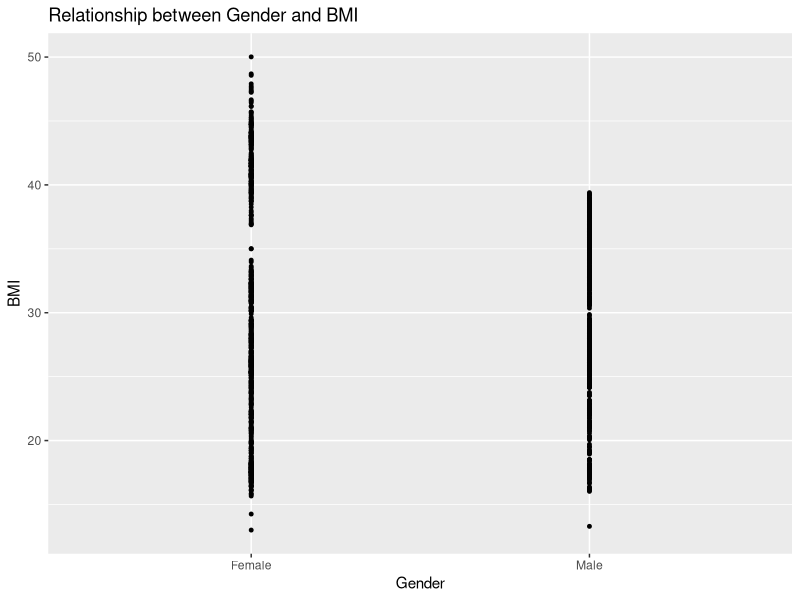
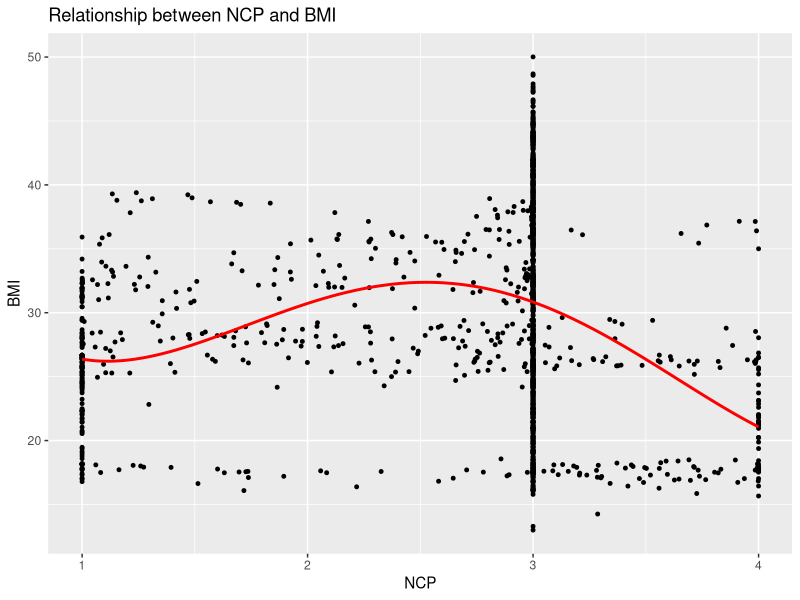
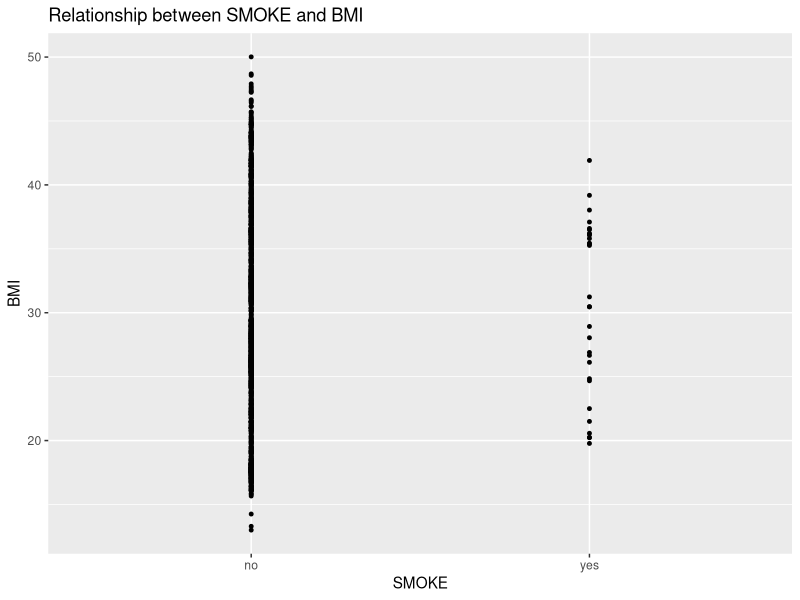
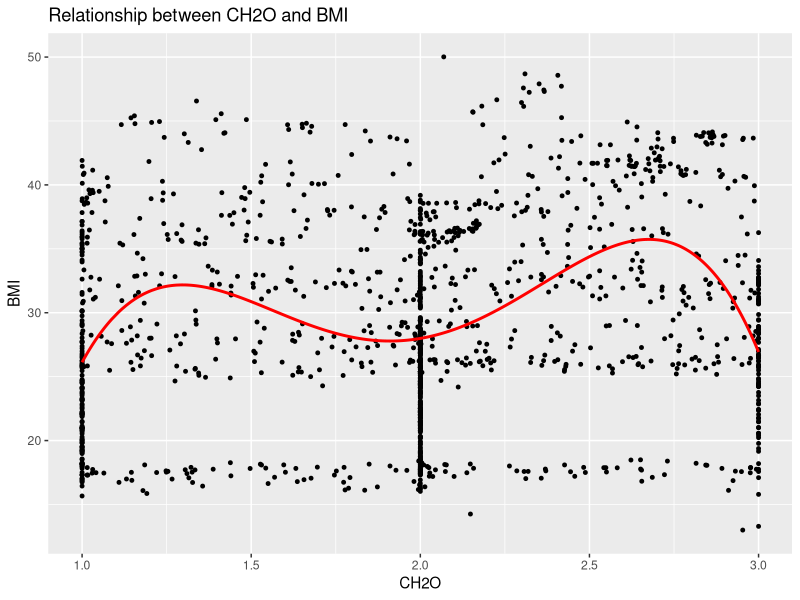
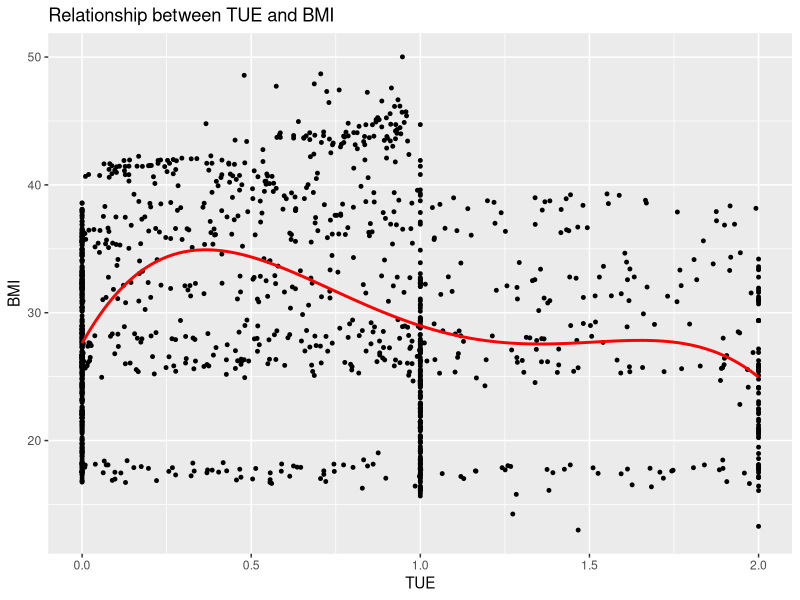

Reproduce these figures in R, in order.
## ---- chunk 1
knitr::opts_chunk$set(echo = FALSE, warning = FALSE, message=FALSE, tidy.opts=list(width.cutoff=90), tidy=TRUE)
## ---- chunk 2
# -------------------------------------
# Setup Code Chunk
# Add any libraries etc used here.
# -------------------------------------
library(ggplot2)
library(tidyverse)

# Data importing
dataset = read.csv("ObesityDataSet_raw_and_data_sinthetic.csv")

# factor all categorical variables
dataset[sapply(dataset, is.character)] = lapply(dataset[sapply(dataset, is.character)], as.factor)

set.seed(1)
row.number = sample(1:nrow(dataset), 2/3 * nrow(dataset))
trainData = dataset[row.number, ]
testData = dataset[-row.number, ]

# BMI to use
BMI = trainData$Weight / (trainData$Height ^2)
## ---- chunk 3
# -----------------------------------------
# Performing regression on every variable
# with BMI
# -----------------------------------------

# -----------------------------------------
# Gender
m = lm(BMI ~ Gender, data = trainData)
p = predict(m, newdata = testData)
r1 = sqrt(mean((BMI - p)^2))
# -----------------------------------------

# -----------------------------------------
# Age
m = lm(BMI ~ Age, data = trainData)
p = predict(m, newdata = testData)
r2 = sqrt(mean((BMI - p)^2))
# -----------------------------------------

# -----------------------------------------
# family_history_with_overweight
m = lm(BMI ~ family_history_with_overweight, data = trainData)
p = predict(m, newdata = testData)
r3 = sqrt(mean((BMI - p)^2))
# -----------------------------------------

# -----------------------------------------
# FAVC - Frequent consumption of high caloric food
m = lm(BMI ~ FAVC, data = trainData)
p = predict(m, newdata = testData)
r4 = sqrt(mean((BMI - p)^2))
# -----------------------------------------

# -----------------------------------------
# FCVC - Frequent consumption of vegetables
m = lm(BMI ~ FCVC, data = trainData)
p = predict(m, newdata = testData)
r5 = sqrt(mean((BMI - p)^2))
# -----------------------------------------

# -----------------------------------------
# NCP - Number of main meals
m = lm(BMI ~ NCP, data = trainData)
p = predict(m, newdata = testData)
r6 = sqrt(mean((BMI - p)^2))
# -----------------------------------------

# -----------------------------------------
# CAEC - Consumption of food between meals
m = lm(BMI ~ CAEC, data = trainData)
p = predict(m, newdata = testData)
r7 = sqrt(mean((BMI - p)^2))
# -----------------------------------------

# -----------------------------------------
# SMOKE 
m = lm(BMI ~ SMOKE, data = trainData)
p = predict(m, newdata = testData)
r8 = sqrt(mean((BMI - p)^2))
# -----------------------------------------

# -----------------------------------------
# CH2O - Consumption of water
m = lm(BMI ~ CH2O, data = trainData)
p = predict(m, newdata = testData)
r9 = sqrt(mean((BMI - p)^2))
# -----------------------------------------

# -----------------------------------------
# SCC - Calories consumption monitoring
m = lm(BMI ~ SCC, data = trainData)
p = predict(m, newdata = testData)
r10 = sqrt(mean((BMI - p)^2))
# -----------------------------------------

# -----------------------------------------
# FAF - Frequency of physical activity
m = lm(BMI ~ FAF, data = trainData)
p = predict(m, newdata = testData)
r11 = sqrt(mean((BMI - p)^2))
# -----------------------------------------

# -----------------------------------------
# TUE - Time using electronics
m = lm(BMI ~ TUE, data = trainData)
p = predict(m, newdata = testData)
r12 = sqrt(mean((BMI - p)^2))
# -----------------------------------------

# -----------------------------------------
# CALC - Consumption of alcohol
m = lm(BMI ~ CALC, data = trainData)
p = predict(m, newdata = testData)
r13 = sqrt(mean((BMI - p)^2))
# -----------------------------------------

# -----------------------------------------
# MTRANS - Transportation used
m = lm(BMI ~ MTRANS, data = trainData)
p = predict(m, newdata = testData)
r14 = sqrt(mean((BMI - p)^2))
# -----------------------------------------

print("These are the error rates for each variable in predicting BMI with Linear Regression:")
cat("\nGender =", r1, "\nAge =", r2, "\nHistory of overweight =", r3, "\nFreq consumption of high caloric food =", r4, "\nFreq consumption of vegetables =", r5, "\nNumber of main meals =", r6, "\nConsumption of food between meals =", r7, "\nSmoke =", r8, "\nConsumption of water =", r9, "\nCalorie consumption monitoring =", r10, "\nFreq of physical activity =", r11, "\nTime using electronics =", r12, "\nConsumption of alcohol =", r13, "\nTransportation used =", r14)

cat("\n\nAs we can see, the most accurate are gender, 
number of main meals, smoke, consumption of water, 
and time using electronics. Lets see if we can get 
these to be more precise with different regression approaches.")
## ---- chunk 4
# -----------------------------------------
# Spline regression on the numerical 
# variables to see if its a better approach
# -----------------------------------------
library(splines)

# -----------------------------------------
# NCP
m = lm(BMI ~ ns(NCP, df = 5), data = trainData)
p = predict(m, newdata = testData)
r1 = sqrt(mean((BMI - p)^2))
# -----------------------------------------

# -----------------------------------------
# CH2O
m = lm(BMI ~ ns(CH2O, df = 5), data = trainData)
p = predict(m, newdata = testData)
r2 = sqrt(mean((BMI - p)^2))
# -----------------------------------------

# -----------------------------------------
# TUE
m = lm(BMI ~ ns(TUE, df = 5), data = trainData)
p = predict(m, newdata = testData)
r3 = sqrt(mean((BMI - p)^2))
# -----------------------------------------

print("These are the error rates for each numerical variable in predicting BMI with Spline Regression:")
cat("\nNumber of main meals =", r1, "\nConsumption of water =", r2, "\nTime using electronics =", r3)

cat("\n\nAs we can see from the results, spline regression is 
not a better predictor of the error rate so we will try 
something else.")
## ---- chunk 5
# -----------------------------------------
# Lasso regression with all the lower
# error variables
# -----------------------------------------
library(glmnet)
# Create model
fit = lm(BMI ~ Gender + NCP + SMOKE + CH2O + TUE, data = trainData)
X = model.matrix(fit)
y = BMI

# Remove intercept
X = X[, -1]
fit_lasso = glmnet(X, y)

# Set up x test
X_test = model.matrix(~Gender + NCP + SMOKE + CH2O + TUE, data = testData)
X_test = as.matrix(X_test)

# Remove intercept
X_test = X_test[, -1]

# Set up y test
y_test = BMI[1:704]

# Get predicted vals
predLasso = predict(fit_lasso, newx = X_test, s = 1.2)
# Calc rmse
rLass = sqrt(mean((y_test - predLasso)^2))
print("The error when using lasso regression is: ")
cat(rLass, "\nWhich is still not as low as linear regressin got us")
## ---- chunk 6
# -----------------------------------------
# Lets graph the regression models
# -----------------------------------------

# -----------------------------------------
# Gender
m = lm(BMI ~ poly(Gender, 1), data = trainData)
trainData |>
  mutate(fitted = fitted(m)) |>
  ggplot(aes(x = Gender)) + geom_point(aes(y = BMI), size = 1) +
  ggtitle("Relationship between Gender and BMI")
# -----------------------------------------

# -----------------------------------------
# NCP
m = lm(BMI ~ poly(NCP, 4), data = trainData)
trainData |>
  mutate(fitted = fitted(m)) |>
  ggplot(aes(x = NCP)) + geom_point(aes(y = BMI), size = 1) +
  geom_line(aes(y = fitted),
            colour = "red", linewidth = 1) + 
  ggtitle("Relationship between NCP and BMI")
# -----------------------------------------

# -----------------------------------------
# SMOKE
m = lm(BMI ~ poly(SMOKE, 1), data = trainData)
trainData |> 
  mutate(fitted = fitted(m)) |> 
  ggplot(aes(x = SMOKE)) + geom_point(aes(y = BMI), size = 1) + 
  ggtitle("Relationship between SMOKE and BMI")
# -----------------------------------------

# -----------------------------------------
# CH2O
m = lm(BMI ~ poly(CH2O, 4), data = trainData)
trainData |>
  mutate(fitted = fitted(m)) |>
  ggplot(aes(x = CH2O)) + geom_point(aes(y = BMI), size = 1) +
  geom_line(aes(y = fitted),
            colour = "red", linewidth = 1) +
  ggtitle("Relationship between CH2O and BMI")
# -----------------------------------------

# -----------------------------------------
# TUE
m = lm(BMI ~ poly(TUE, 4), data = trainData)
trainData |>
  mutate(fitted = fitted(m)) |>
  ggplot(aes(x = TUE)) + geom_point(aes(y = BMI), size = 1) +
  geom_line(aes(y = fitted),
            colour = "red", linewidth = 1) +
  ggtitle("Relationship between TUE and BMI")
# -----------------------------------------
## ---- chunk 7
# ------------------------------------------------
# Checking for multicollinearity
print("Testing for multicollinearity")
double_vars = sapply(trainData, function(x) is.numeric(x) && !all(x %% 1 == 0))
double_data = trainData[, double_vars]
corMatrix = cor(double_data)
abs(corMatrix)
print("There is no evidence of multicollinearity")
# ------------------------------------------------
